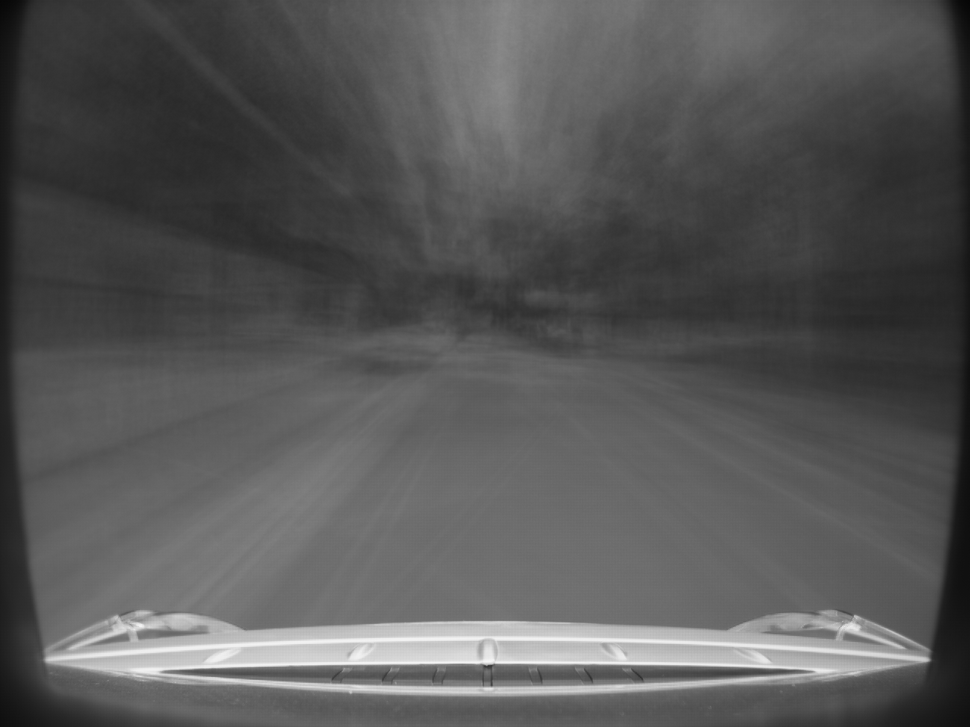
#> input picture Test_results/differenceDayAverage.png, 970 x 727 px, shrunk from 1280 x 960 before the run
$ python imageSubstract.py
#> lines starting #> are read from the running program, lines starting #| are printed output that depends on the picture
import glob
import numpy as np
import cv2

################# FUNCTIONS ################


def imageSubstraction(dayImg, nightImg):
    daySubstractNightImg = dayImg - nightImg
    nightSubstractDayImg = nightImg - dayImg


    absoluteDaytoNightImg = np.abs(daySubstractNightImg)
    absoluteNightToDayImg = np.abs(nightSubstractDayImg)

    if(np.array_equal(nightSubstractDayImg, absoluteNightToDayImg)):
        print("same1")

    if(np.array_equal(daySubstractNightImg, absoluteDaytoNightImg)):
        print("same2")


    cv2.imwrite("../Test_results/dayDifferenceSubstractNight.png", daySubstractNightImg)
    cv2.imwrite("../Test_results/nightDifferenceSubstractDay.png", nightSubstractDayImg)


def createFilter(dayImg, nightImg):
    filterImg = np.zeros((len(dayImg),len(dayImg[0])), dtype = type(dayImg[0][0]))

    filterImg = np.exp((nightImg - dayImg)/16)
    filterImg[filterImg<2.71] = 0
    filterImg = filterImg / np.exp(8) #normalization

    #filterImg = np.round(filterImg)
    #filterImg = filterImg.astype(np.uint8)
    #cv2.imwrite("../Test_results/differenceFilterImgGreaterExp.png", filterImg)
    np.savetxt("../Test_results/differenceFilterImgGreaterExp.csv", filterImg, delimiter=',')
    return filterImg


################# ALGORITHM ################
if __name__ == "__main__":
    dayAveragePhoto = (glob.glob("../Test_results/differenceDayAverage.png"))
    nightAveragePhoto = (glob.glob("../Test_results/differenceNightAverage.png"))

    dayImg = cv2.imread(dayAveragePhoto[0] , cv2.IMREAD_UNCHANGED)
#> dayImg is the input picture: shape (727, 970); min 6, max 245, mean 86.9
    nightImg = cv2.imread(nightAveragePhoto[0] , cv2.IMREAD_UNCHANGED)
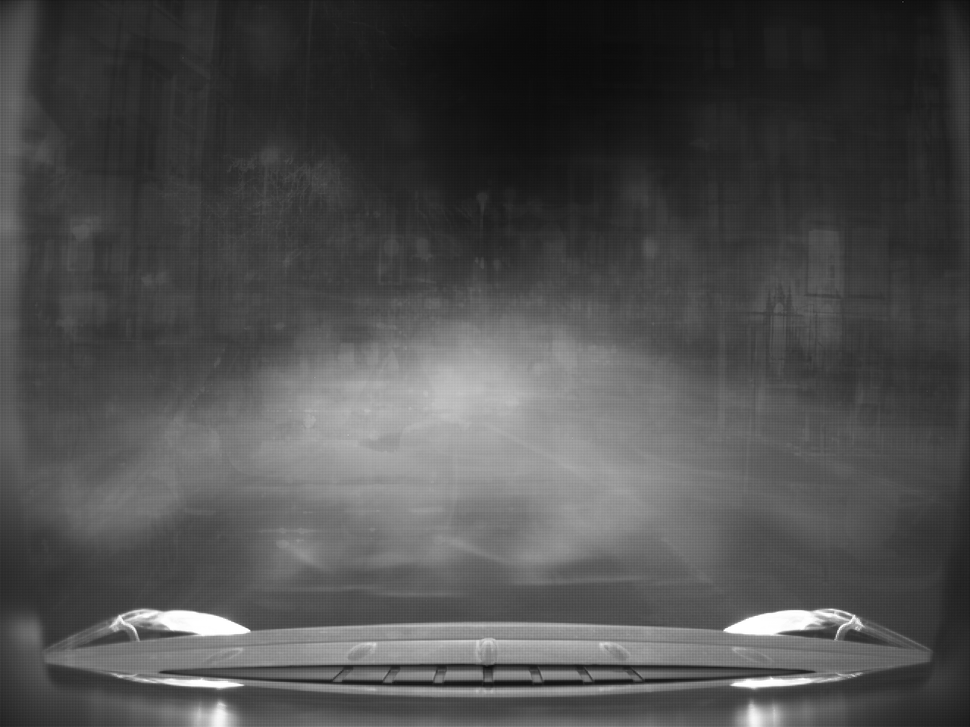
#> input picture Test_results/differenceNightAverage.png, 970 x 727 px, shrunk from 1280 x 960 before the run
#> nightImg is the input picture: shape (727, 970); min 9, max 255, mean 77.4

    #imageSubstraction(dayImg, nightImg)
    filterImg = createFilter(dayImg, nightImg)
#> in createFilter, `filterImg = np.zeros((len(dayImg),len(dayImg[0])), dtype = type(dayImg..`: filterImg: shape (727, 970); every value is 0
#> in createFilter, `filterImg = np.exp((nightImg - dayImg)/16)`:
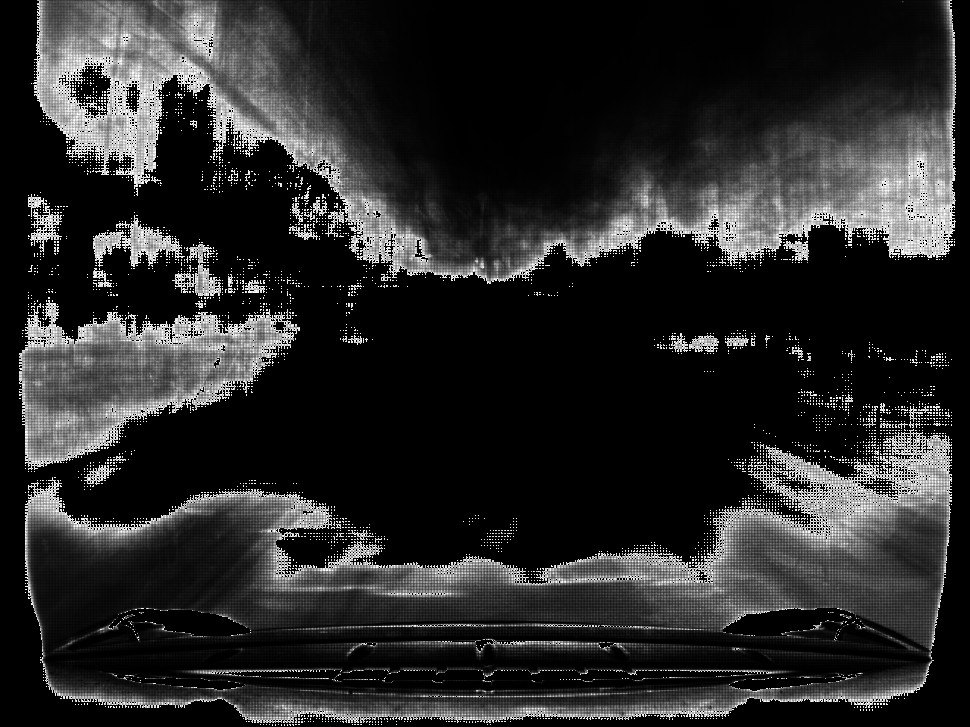
#> filterImg: shape (727, 970) float64; min 1, max 8347728.3, mean 1348655.4; drawn with min black and max white
